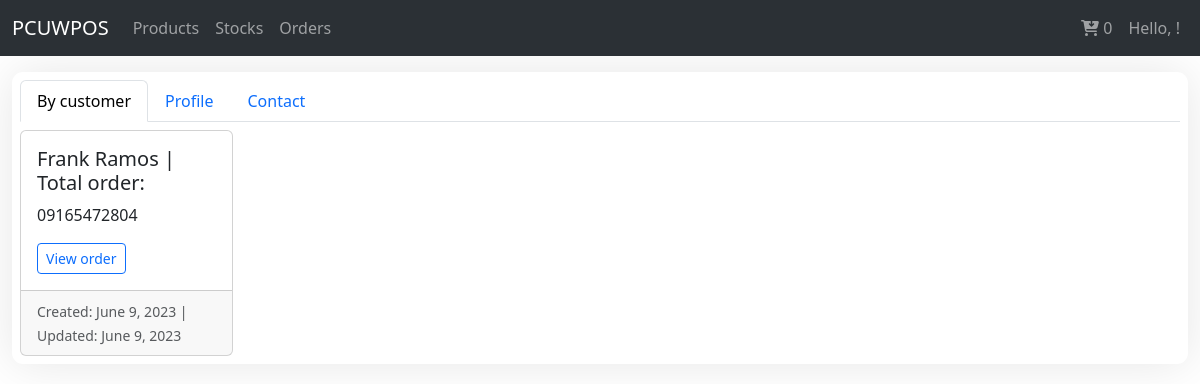
The page /products/order-information/ on the database its author committed.
### sales/models/order.py (models this page shows, shortened)
class Customer(models.Model):
    full_name = models.CharField(max_length=60, blank=True, null=True)
    number = models.CharField(max_length=14, blank=True, null=True)
    email = models.EmailField(blank=True, null=True)
    address = models.CharField(max_length=150, blank=True, null=True)
    created_at = models.DateTimeField(auto_now_add=True)
    updated_at = models.DateTimeField(auto_now=True)
    class Meta:
        ordering = ('-created_at',)

### sales/views/order_view.py (the view)
# urls.py: path('order-information/', OrderItemView.as_view(), name='order_information'),
class OrderItemView(View):
    template_name = 'pos/order_list.html'
    def get(self, request, *args, **kwargs):
        cart = Cart(request)
        cart_items = cart.__len__()
        customer = Customer.objects.all()
        context = {'customer': customer, 'cart_items': cart_items}
        return render(request, self.template_name, context)

### sales/addcart.py (called while the page is built)
    def __len__(self):
        return sum(item['quantity'] for item in self.cart.values())

### sales/templates/pos/order_list.html (shortened to what this page needs)
{% extends 'base.html' %}
{% block content %}
<div class="row">
    <div class="col-sm-12">
        <div class="fcard mt-3">
            <nav>
                <div class="nav nav-tabs" id="nav-tab" role="tablist">
                    <button class="nav-link active" id="nav-customer-tab" data-bs-toggle="tab" data-bs-target="#nav-customer" type="button" role="tab" aria-controls="nav-customer" aria-selected="true">By customer</button>
                    <button class="nav-link" id="nav-profile-tab" data-bs-toggle="tab" data-bs-target="#nav-profile" type="button" role="tab" aria-controls="nav-profile" aria-selected="false">Profile</button>
                    <button class="nav-link" id="nav-contact-tab" data-bs-toggle="tab" data-bs-target="#nav-contact" type="button" role="tab" aria-controls="nav-contact" aria-selected="false">Contact</button>
                </div>
            </nav>
            <div class="tab-content" id="nav-tabContent">
                <div class="tab-pane fade show active" id="nav-customer" role="tabpanel" aria-labelledby="nav-customer-tab">
                    <div class="row row-cols-1 row-cols-md-5 g-4">
                        {% for obj in customer %}
                        <div class="col">
                          <div class="card">
                            <div class="card-body">
                              <h5 class="card-title">{{obj.full_name|title}} | Total order: {{ order_count }}</h5>
                              <p class="card-text">{{obj.number|title}}</p>
                              <a href="{% url 'sales:customer_orders' obj.pk %}" class="btn btn-outline-primary btn-sm">View order</a>
                            </div>
                            <div class="card-footer text-muted">
                                <small class="text-muted">Created: {{obj.created_at|date}} | Updated: {{obj.updated_at|date}}</small>
                            </div>
                          </div>
                        </div>
                        {% endfor %}
                    </div>
                </div>
            </div>
        </div>
    </div>
</div>
{% endblock %}

### sales/static/style.css (style rules this page uses)
.fcard { display: flex; flex-direction: column; justify-content: flex-start; gap: .5rem; border-radius: .7rem; box-shadow: 0 0 3rem 0 rgba(0, 0, 0,.1); padding: .5rem; }

### rows shown on the page
Customer: full_name "Frank Ramos", number "09165472804", created_at "June 9, 2023", updated_at "June 9, 2023"

### other values the page prints
{{ cart_items }} "0"
